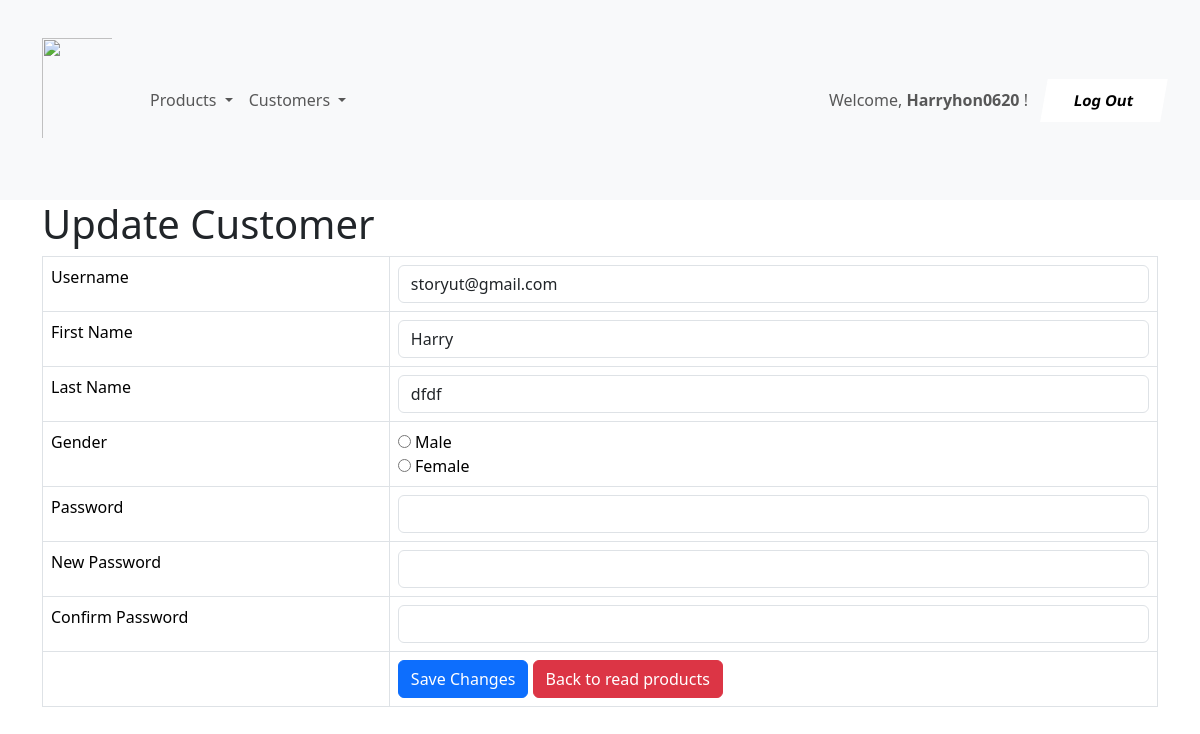
Page /shop/customer_update.php?userid=4 (signed in) on the committed database.
### tables this page shows
CREATE TABLE IF NOT EXISTS `customers` (
  `user_id` int NOT NULL AUTO_INCREMENT,
  `username` varchar(128) NOT NULL,
  `password` varchar(128) NOT NULL,
  `first_name` text NOT NULL,
  `last_name` text NOT NULL,
  `gender` text NOT NULL,
  `date_of_birth` date NOT NULL,
  `registration_time` timestamp NOT NULL DEFAULT CURRENT_TIMESTAMP,
  `account_status` tinyint(1) NOT NULL DEFAULT '1',
  PRIMARY KEY (`user_id`)
);

### shop/customer_update.php (the view, shortened to what this page needs)
<!DOCTYPE HTML>
<?php
include 'menu.php';
?>
<html>
<head>
    <link href="https://cdn.jsdelivr.net/npm/bootstrap@5.3.3/dist/css/bootstrap.min.css" rel="stylesheet">
</head>
<body>
    <div class="container">
        <div class="page-header">
            <h1>Update Customer</h1>
            <?php
            $userid = isset($_GET['userid']) ? $_GET['userid'] : die('ERROR: Record Username not found.');
            include 'config/database.php';
            try {
                $query = "SELECT user_id, username, password, first_name, last_name, gender FROM customers WHERE user_id = ? LIMIT 0,1";
                $stmt = $con->prepare($query);
                $stmt->bindParam(1, $userid);
                $stmt->execute();
                $row = $stmt->fetch(PDO::FETCH_ASSOC);
                $fetched_name = $row['username'];
                $first_name = $row['first_name'];
                $last_name = $row['last_name'];
            } catch (PDOException $exception) {
                die('ERROR: ' . $exception->getMessage());
            }
            ?>
            <form action="<?php echo htmlspecialchars($_SERVER["PHP_SELF"] . "?userid={$userid}"); ?>" method="post">
                <table class='table table-hover table-responsive table-bordered'>
                    <tr>
                        <td>Username</td>
                        <td><input type='text' name='nameUser'
                                value="<?php echo htmlspecialchars($fetched_name, ENT_QUOTES) ?>"
                                class='form-control' />
                        </td>
                    </tr>
                    <tr>
                        <td>First Name</td>
                        <td><input type='text' name='firstname'
                                value="<?php echo htmlspecialchars($first_name, ENT_QUOTES) ?>" class='form-control' />
                        </td>
                    </tr>
                    <tr>
                        <td>Last Name</td>
                        <td><input type='text' name='lastname'
                                value="<?php echo htmlspecialchars($last_name, ENT_QUOTES) ?>" class='form-control' />
                        </td>
                    </tr>
                    <tr>
                        <td>Gender</td>
                        <td>
                            <input type='radio' id='male' name='gender' value='male' />
                            <label for="male">Male</label><br>
                            <input type='radio' id='female' name='gender' value='female' />
                            <label for="female">Female</label>
                        </td>
                    </tr>
                    <tr>
                        <td>Password</td>
                        <td><input type="password" name='password' class='form-control'></input>
                        </td>
                    </tr>
                    <tr>
                        <td>New Password</td>
                        <td><input type="password" name='new_password' class='form-control'></input>
                        </td>
                    </tr>
                    <tr>
                        <td>Confirm Password</td>
                        <td><input type="password" name='confirm_password' class='form-control'></input>
                        </td>
                    </tr>
                    <tr>
                        <td></td>
                        <td>
                            <input type='submit' value='Save Changes' class='btn btn-primary' />
                            <a href='customer_listing.php' class='btn btn-danger'>Back to read products</a>
                        </td>
                    </tr>
                </table>
            </form>
        </div>
    </div>
</body>
</html>

### rows in the picture
customers: nameUser "storyut@gmail.com", firstname "Harry", lastname "dfdf"

### other values in the picture
$_SESSION['username'] "Harryhon0620"
